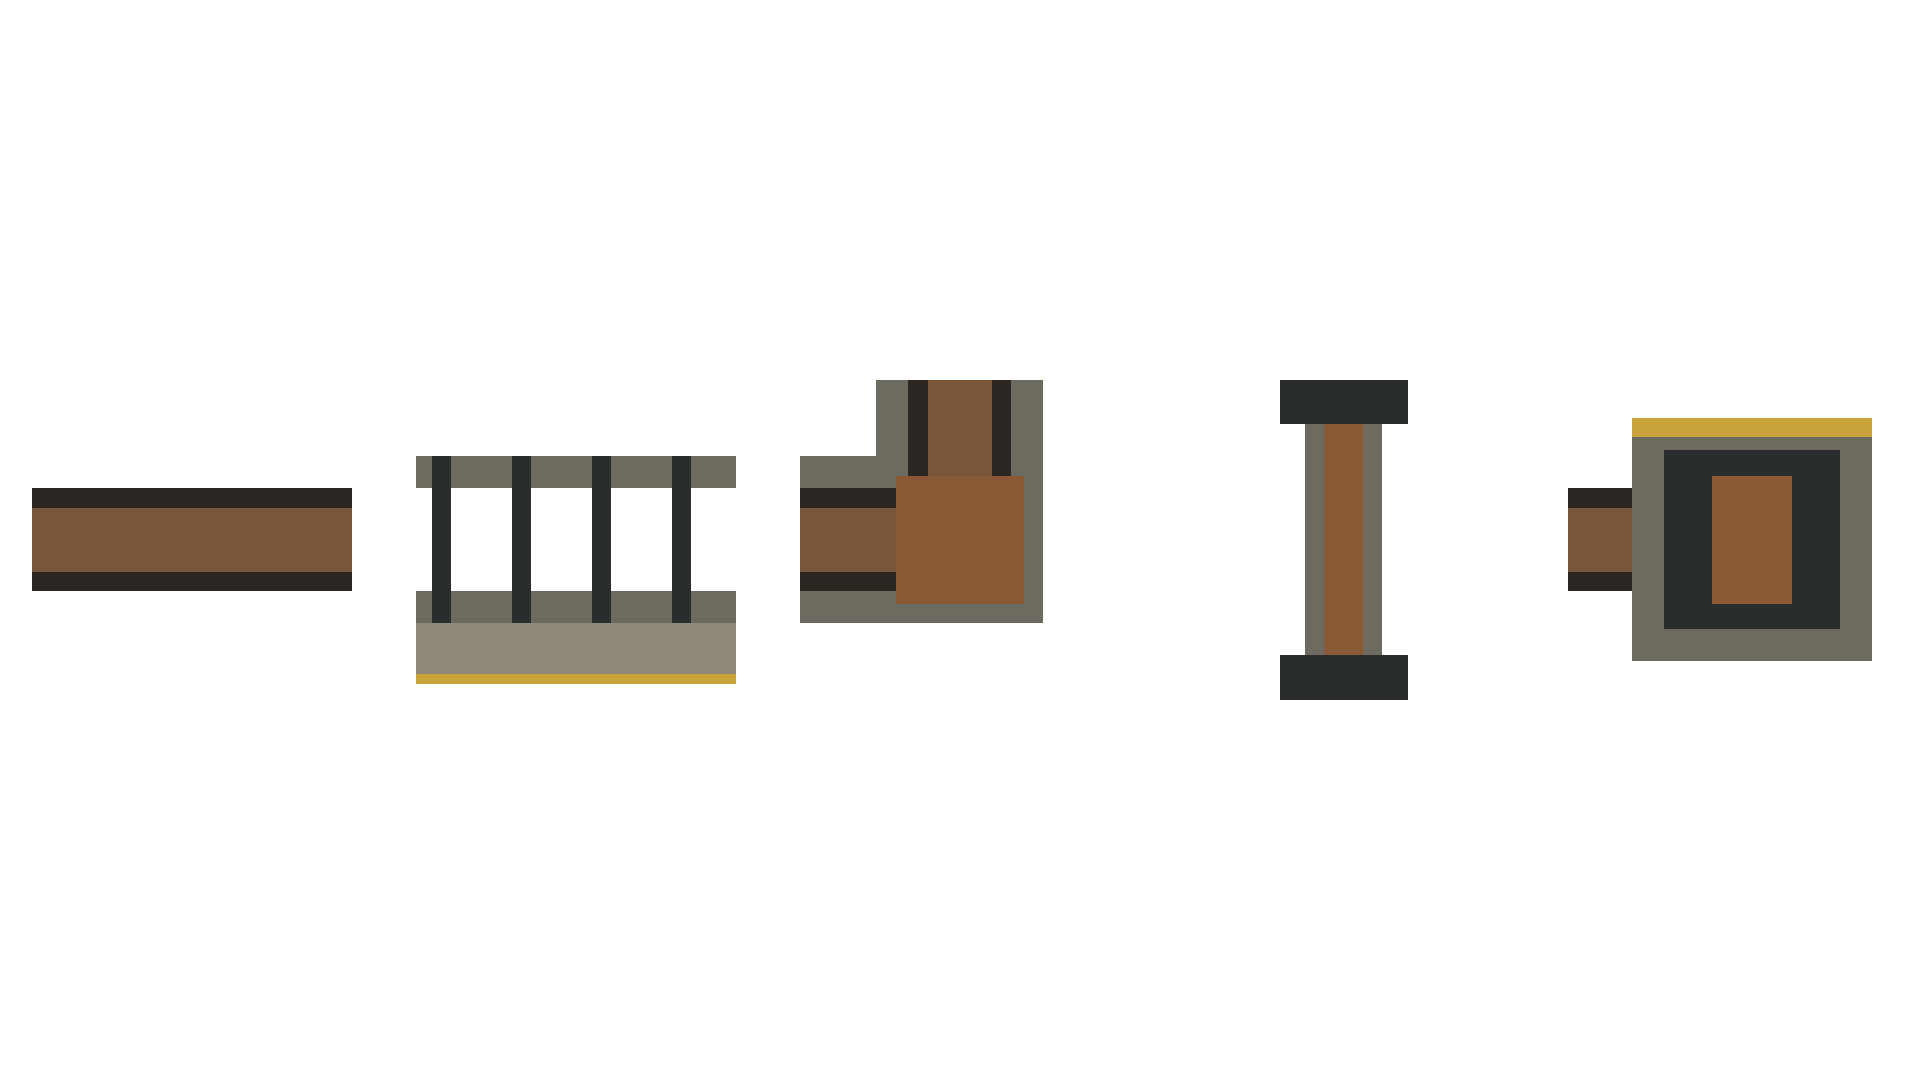

The Python source for this figure:
"""Geometry guide for the raised ore conveyor (`voids.md`, the open pit; `OreLine`).

Five one-cell pieces in a row on a 1920x1080 canvas, each drawn at 320 px a cell inside a 384 px frame, its belt
running east (+x): the belt with ore on it (seamless east to west), the girder frame over it (seamless east to west,
its middle open for the belt), the corner (the belt enters from the west and leaves north), the trestle bent standing
under it, and the drive housing where a run ends at a building.

    python art-source/tilesets/ore-conveyor-guide.py
"""
from pathlib import Path

from PIL import Image, ImageDraw

CELL, FRAME = 320, 384
TOP = (1080 - FRAME) // 2
img = Image.new("RGBA", (1920, 1080), (0, 0, 0, 0))
d = ImageDraw.Draw(img)

BELT = "#2b2622"
ORE = "#7a5638"
GIRDER = "#6d6a60"
WALK = "#8d887a"
RAIL = "#c9a23a"
DARK = "#2a2d2e"
RUST = "#8a5a36"


def cell(i):
    """The top-left of piece i's cell on the canvas."""
    return i * FRAME + (FRAME - CELL) // 2, TOP + (FRAME - CELL) // 2


def r(i, x0, y0, x1, y1, color):
    """A rectangle in piece i's cell, in shares of the cell."""
    ox, oy = cell(i)
    d.rectangle([ox + x0 * CELL, oy + y0 * CELL, ox + x1 * CELL - 1, oy + y1 * CELL - 1], fill=color)


BELT_Y0, BELT_Y1 = .34, .66

# 0 belt: the moving rubber belt, ore heaped down its middle; full width, seamless along it.
r(0, 0, BELT_Y0, 1, BELT_Y1, BELT)
r(0, 0, .40, 1, .60, ORE)

# 1 frame: girders either side of the belt and a walkway on the south side; the belt's stripe left open.
r(1, 0, .24, 1, BELT_Y0, GIRDER)
r(1, 0, BELT_Y1, 1, .76, GIRDER)
r(1, 0, .76, 1, .92, WALK)
r(1, 0, .92, 1, .95, RAIL)
for t in range(4):
    r(1, .05 + t * .25, .24, .11 + t * .25, .76, DARK)   # cross ties under the belt, seen at its edges

# 2 corner: the belt in from the west, a transfer chute, out to the north.
r(2, 0, BELT_Y0, .66, BELT_Y1, BELT)
r(2, BELT_Y0, 0, .66, .66, BELT)
r(2, 0, .40, .60, .60, ORE)
r(2, .40, 0, .60, .60, ORE)
r(2, 0, .24, .24, BELT_Y0, GIRDER)
r(2, .24, 0, BELT_Y0, .34, GIRDER)
r(2, 0, BELT_Y1, .76, .76, GIRDER)
r(2, BELT_Y1, 0, .76, .76, GIRDER)
r(2, .30, .30, .70, .70, RUST)                          # the chute housing at the turn

# 3 bent: the trestle leg under the belt, its feet out beyond the belt on both sides.
r(3, .38, .04, .62, .96, GIRDER)
r(3, .30, 0, .70, .14, DARK)                            # footing, north
r(3, .30, .86, .70, 1, DARK)                            # footing, south
r(3, .44, .14, .56, .86, RUST)                          # bracing

# 4 drive: the head drive where a run ends at a building, the belt in from the west.
r(4, 0, BELT_Y0, .3, BELT_Y1, BELT)
r(4, 0, .40, .3, .60, ORE)
r(4, .2, .12, .95, .88, GIRDER)
r(4, .3, .22, .85, .78, DARK)
r(4, .45, .30, .7, .70, RUST)                           # drum and motor
r(4, .2, .12, .95, .18, RAIL)

img.save(Path(__file__).with_name("ore-conveyor-guide.png"))
